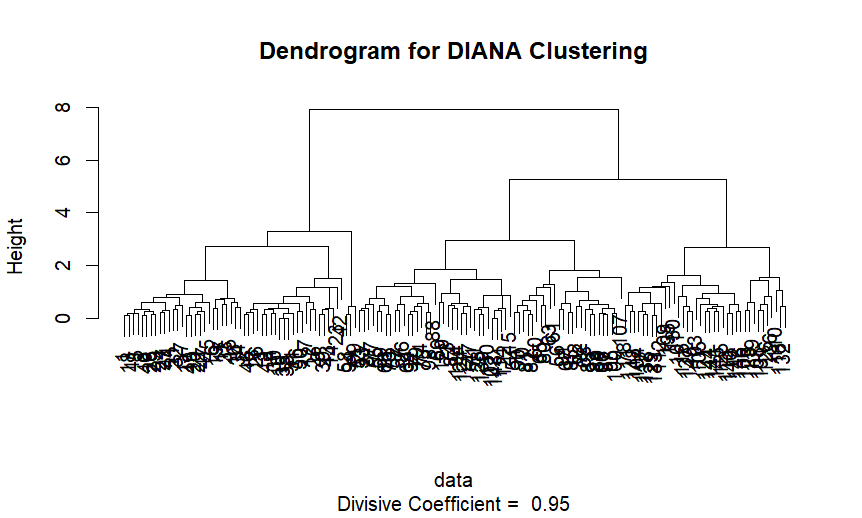

Here is the R script that generated this plot:
# Load required libraries
library(cluster)

# Load the dataset
data <- read.csv("C:/Users/HP/Downloads/Data.csv")
data
# Assuming your dataset has numeric variables, you may need to preprocess your data if necessary

# Check for missing values
if (anyNA(data)) {
  stop("Missing values are present in the dataset.")
}

# Convert non-numeric values to numeric (if necessary)
data <- as.data.frame(apply(data, 2, as.numeric))

# Perform clustering with DIANA method
diana_clusters <- diana(data)

# Plot dendrogram
plot(diana_clusters, main = "Dendrogram for DIANA Clustering")
